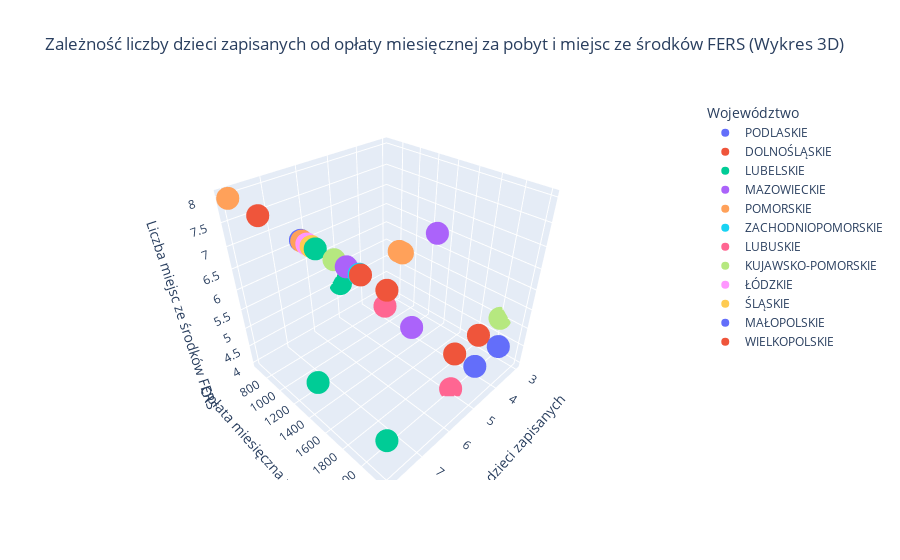

Notebook code cell kept with this figure:
### Code cell
# 2.6 Wykres 3D
fig = px.scatter_3d(df, x='Liczba dzieci zapisanych', y='Opłata miesięczna za pobyt', z='Liczba miejsc ze środków FERS', color='Województwo', title='Zależność liczby dzieci zapisanych od opłaty miesięcznej za pobyt i miejsc ze środków FERS (Wykres 3D)', labels={'Liczba dzieci zapisanych': 'Liczba dzieci zapisanych', 'Opłata miesięczna za pobyt': 'Opłata miesięczna za pobyt', 'Liczba miejsc ze środków FERS': 'Liczba miejsc ze środków FERS'})
fig.show()

### Figure 1 — Plotly figure (JSON) as saved in the notebook; plotly's stock layout.template omitted (floating-point values rounded to 4 significant figures)
{"data": [{"hovertemplate": "Województwo=PODLASKIE<br>Liczba dzieci zapisanych=%{x}<br>Opłata miesięczna za pobyt=%{y}<br>Liczba miejsc ze środków FERS=%{z}<extra></extra>", "legendgroup": "PODLASKIE", "marker": {"color": "#636efa", "symbol": "circle"}, "mode": "markers", "name": "PODLASKIE", "scene": "scene", "showlegend": true, "type": "scatter3d", "x": [8, 5, 8, 8, 5, 4, 5, 5, 5], "y": [1500, 2010, 2010, 2010, 2200, 2200, 2200, 2010, 2010], "z": [8, 5, 8, 8, 5, 5, 5, 5, 5]}, {"hovertemplate": "Województwo=DOLNOŚLĄSKIE<br>Liczba dzieci zapisanych=%{x}<br>Opłata miesięczna za pobyt=%{y}<br>Liczba miejsc ze środków FERS=%{z}<extra></extra>", "legendgroup": "DOLNOŚLĄSKIE", "marker": {"color": "#EF553B", "symbol": "circle"}, "mode": "markers", "name": "DOLNOŚLĄSKIE", "scene": "scene", "showlegend": true, "type": "scatter3d", "x": [8, 8], "y": [1050, 2200], "z": [8, 8]}, {"hovertemplate": "Województwo=LUBELSKIE<br>Liczba dzieci zapisanych=%{x}<br>Opłata miesięczna za pobyt=%{y}<br>Liczba miejsc ze środków FERS=%{z}<extra></extra>", "legendgroup": "LUBELSKIE", "marker": {"color": "#00cc96", "symbol": "circle"}, "mode": "markers", "name": "LUBELSKIE", "scene": "scene", "showlegend": true, "type": "scatter3d", "x": [8, 5, 5, 5, 5, 8, 8], "y": [1500, 650, 650, 650, 650, 2200, 1637], "z": [5, 5, 5, 5, 5, 5, 8]}, {"hovertemplate": "Województwo=MAZOWIECKIE<br>Liczba dzieci zapisanych=%{x}<br>Opłata miesięczna za pobyt=%{y}<br>Liczba miejsc ze środków FERS=%{z}<extra></extra>", "legendgroup": "MAZOWIECKIE", "marker": {"color": "#ab63fa", "symbol": "circle"}, "mode": "markers", "name": "MAZOWIECKIE", "scene": "scene", "showlegend": true, "type": "scatter3d", "x": [6, 5, 8, 8, 8], "y": [2000, 1560, 1900, 2000, 2000], "z": [8, 5, 8, 8, 8]}, {"hovertemplate": "Województwo=POMORSKIE<br>Liczba dzieci zapisanych=%{x}<br>Opłata miesięczna za pobyt=%{y}<br>Liczba miejsc ze środków FERS=%{z}<extra></extra>", "legendgroup": "POMORSKIE", "marker": {"color": "#FFA15A", "symbol": "circle"}, "mode": "markers", "name": "POMORSKIE", "scene": "scene", "showlegend": true, "type": "scatter3d", "x": [7, 8, 7, 7, 8, 8, 8, 8, 7, 7, 8, 8, 8, 8, 8, 7], "y": [2010, 2010, 1986, 1986, 1512, 678, 1512, 1512, 2010, 2010, 2010, 2010, 2010, 2010, 2010, 2010], "z": [8, 8, 8, 8, 8, 8, 8, 8, 8, 8, 8, 8, 8, 8, 8, 8]}, {"hovertemplate": "Województwo=ZACHODNIOPOMORSKIE<br>Liczba dzieci zapisanych=%{x}<br>Opłata miesięczna za pobyt=%{y}<br>Liczba miejsc ze środków FERS=%{z}<extra></extra>", "legendgroup": "ZACHODNIOPOMORSKIE", "marker": {"color": "#19d3f3", "symbol": "circle"}, "mode": "markers", "name": "ZACHODNIOPOMORSKIE", "scene": "scene", "showlegend": true, "type": "scatter3d", "x": [8, 8], "y": [1560, 2000], "z": [8, 8]}, {"hovertemplate": "Województwo=LUBUSKIE<br>Liczba dzieci zapisanych=%{x}<br>Opłata miesięczna za pobyt=%{y}<br>Liczba miejsc ze środków FERS=%{z}<extra></extra>", "legendgroup": "LUBUSKIE", "marker": {"color": "#FF6692", "symbol": "circle"}, "mode": "markers", "name": "LUBUSKIE", "scene": "scene", "showlegend": true, "type": "scatter3d", "x": [5, 6, 8], "y": [2010, 1560, 1560], "z": [4, 6, 8]}, {"hovertemplate": "Województwo=KUJAWSKO-POMORSKIE<br>Liczba dzieci zapisanych=%{x}<br>Opłata miesięczna za pobyt=%{y}<br>Liczba miejsc ze środków FERS=%{z}<extra></extra>", "legendgroup": "KUJAWSKO-POMORSKIE", "marker": {"color": "#B6E880", "symbol": "circle"}, "mode": "markers", "name": "KUJAWSKO-POMORSKIE", "scene": "scene", "showlegend": true, "type": "scatter3d", "x": [8, 5, 5, 3, 8], "y": [1800, 2010, 2010, 2010, 2010], "z": [8, 5, 5, 5, 8]}, {"hovertemplate": "Województwo=ŁÓDZKIE<br>Liczba dzieci zapisanych=%{x}<br>Opłata miesięczna za pobyt=%{y}<br>Liczba miejsc ze środków FERS=%{z}<extra></extra>", "legendgroup": "ŁÓDZKIE", "marker": {"color": "#FF97FF", "symbol": "circle"}, "mode": "markers", "name": "ŁÓDZKIE", "scene": "scene", "showlegend": true, "type": "scatter3d", "x": [8, 8, 8, 8, 8, 8, 8, 8, 8], "y": [1560, 1560, 1560, 2010, 2010, 1560, 1560, 1560, 1560], "z": [8, 8, 8, 8, 8, 8, 8, 8, 8]}, {"hovertemplate": "Województwo=ŚLĄSKIE<br>Liczba dzieci zapisanych=%{x}<br>Opłata miesięczna za pobyt=%{y}<br>Liczba miejsc ze środków FERS=%{z}<extra></extra>", "legendgroup": "ŚLĄSKIE", "marker": {"color": "#FECB52", "symbol": "circle"}, "mode": "markers", "name": "ŚLĄSKIE", "scene": "scene", "showlegend": true, "type": "scatter3d", "x": [5, 5, 5, 5, 5, 8], "y": [2010, 2010, 2010, 2010, 2010, 1600], "z": [5, 5, 5, 5, 5, 8]}, {"hovertemplate": "Województwo=MAŁOPOLSKIE<br>Liczba dzieci zapisanych=%{x}<br>Opłata miesięczna za pobyt=%{y}<br>Liczba miejsc ze środków FERS=%{z}<extra></extra>", "legendgroup": "MAŁOPOLSKIE", "marker": {"color": "#636efa", "symbol": "circle"}, "mode": "markers", "name": "MAŁOPOLSKIE", "scene": "scene", "showlegend": true, "type": "scatter3d", "x": [5, 5, 5, 5], "y": [2010, 2010, 2010, 2010], "z": [5, 5, 5, 5]}, {"hovertemplate": "Województwo=WIELKOPOLSKIE<br>Liczba dzieci zapisanych=%{x}<br>Opłata miesięczna za pobyt=%{y}<br>Liczba miejsc ze środków FERS=%{z}<extra></extra>", "legendgroup": "WIELKOPOLSKIE", "marker": {"color": "#EF553B", "symbol": "circle"}, "mode": "markers", "name": "WIELKOPOLSKIE", "scene": "scene", "showlegend": true, "type": "scatter3d", "x": [8, 5, 5, 5, 4], "y": [2010, 2010, 2010, 2010, 2010], "z": [8, 5, 5, 5, 5]}], "layout": {"legend": {"title": {"text": "Województwo"}, "tracegroupgap": 0}, "scene": {"domain": {"x": [0, 1], "y": [0, 1]}, "xaxis": {"title": {"text": "Liczba dzieci zapisanych"}}, "yaxis": {"title": {"text": "Opłata miesięczna za pobyt"}}, "zaxis": {"title": {"text": "Liczba miejsc ze środków FERS"}}}, "title": {"text": "Zależność liczby dzieci zapisanych od opłaty miesięcznej za pobyt i miejsc ze środków FERS (Wykres 3D)"}}}
